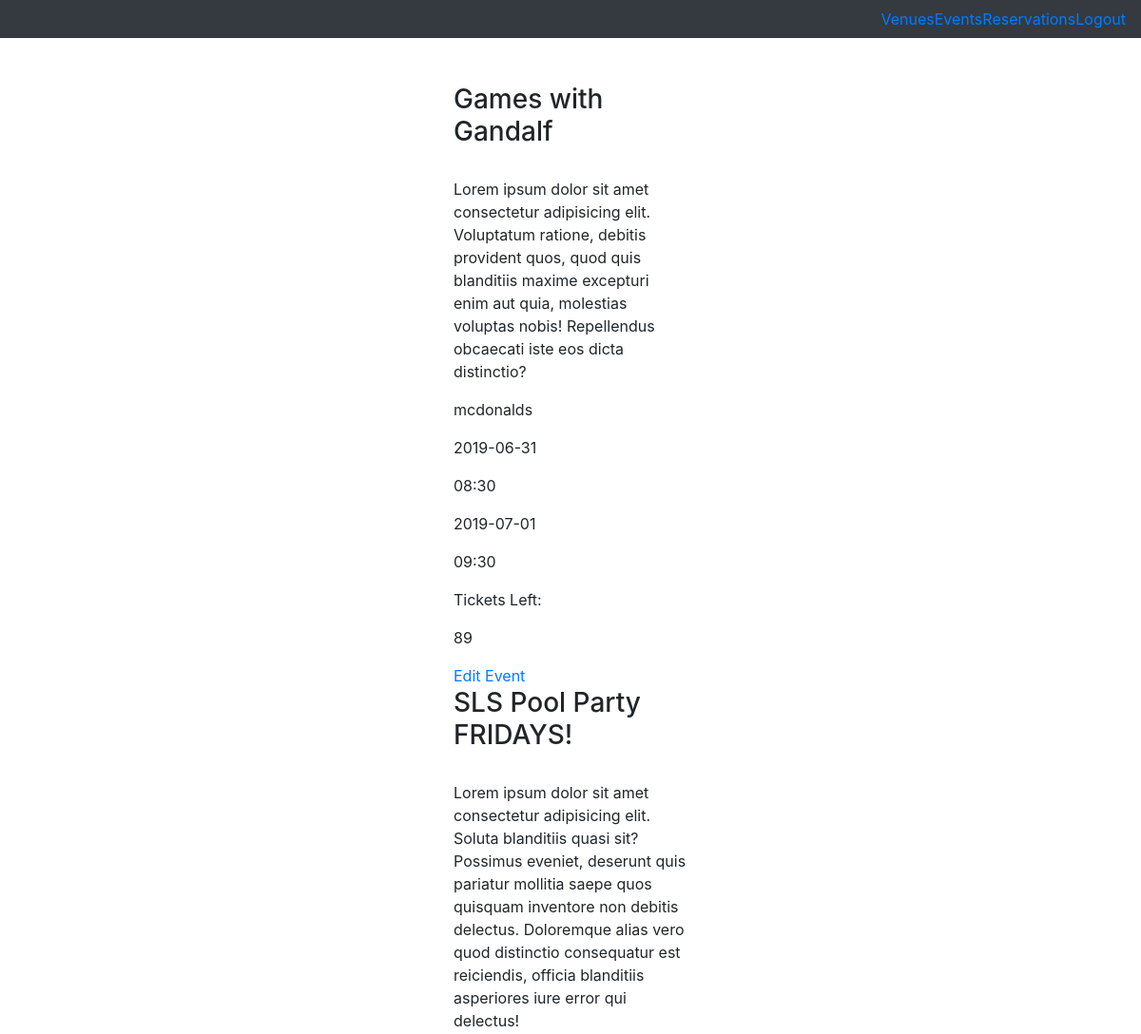
Page /admin (signed in, upper part) on the earlier database version.
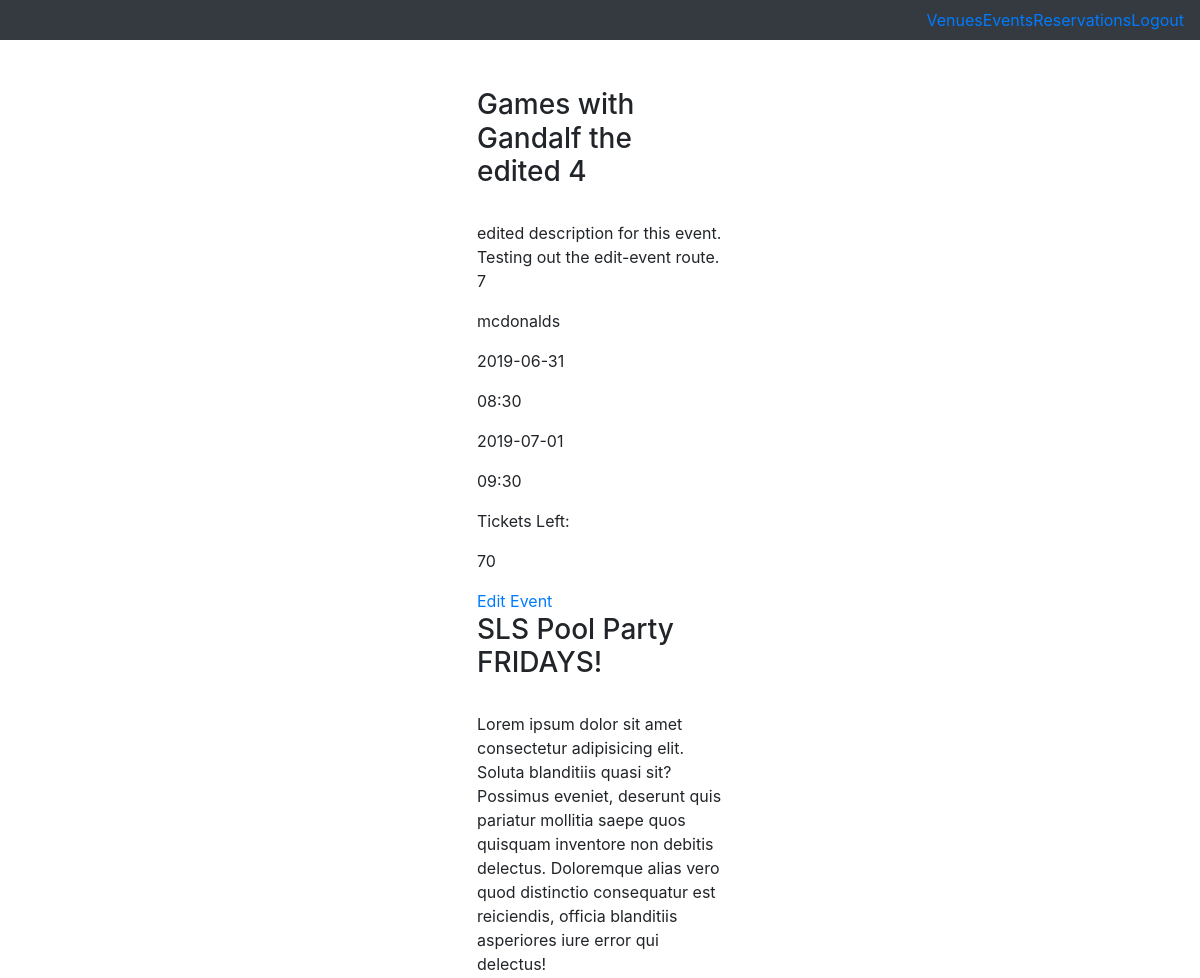
Same page on the later database version.
### tables this page shows
CREATE TABLE 'events' ( eventID INTEGER PRIMARY KEY AUTOINCREMENT NOT NULL,'eventName' VARCHAR NOT NULL,'ticketsLeft' INTEGER NOT NULL,
  type VARCHAR NOT NULL,'startDate' date NOT NULL,'endDate' date NOT NULL,
  description VARCHAR NOT NULL,
  venueID INTEGER NOT NULL,
  adminID INTEGER NOT NULL
, 'endTime'  time NOT NULL  , 'startTime'  time NOT NULL  );

CREATE TABLE 'venues' ( venueID INTEGER PRIMARY KEY AUTOINCREMENT NOT NULL,'venueName' VARCHAR NOT NULL,
  capacity INTEGER NOT NULL,
  address1 VARCHAR NOT NULL,
  address2 VARCHAR NOT NULL,
  city VARCHAR NOT NULL,
  state CHAR(2) NOT NULL,
  zip CHAR(5) NOT NULL,
  adminID INTEGER NOT NULL
);

### application.py (the view)
@app.route("/admin", methods=["GET"])
@login_required
def admin():
    if request.method == "GET":
        if not session["admin"]:
            msg = "You must be an admin to access that page. Please log in."
            return render_template("admin-login.html", msg=msg)
        else:
            events = db.execute(allEventQry)
            venues = db.execute(allVenueQry)
            for event in events:
                for venue in venues:
                    if venue["venueID"] == event["venueID"]:
                        event["venueName"] = venue["venueName"]
            return render_template("admin-index.html", events=events)

### application.py (called while the page is built)
@app.after_request
def after_request(response):
    response.headers["Cache-Control"] = "no-cache, no-store, must-revalidate"
    response.headers["Expires"] = 0
    response.headers["Pragma"] = "no-cache"
    return response

### helpers.py (called while the page is built)
def login_required(f):
    @wraps(f)
    def decorated_function(*args, **kwargs):
        if session.get("user_id") is None:
            return redirect("/login")
        return f(*args, **kwargs)
    return decorated_function

### templates/admin-index.html (shortened to what this page needs)
{% extends "baseadmin.html" %}
{% block body %}
{% for event in events %}
    <div class="container col-lg-3 col-md-6 col-sm-12" centered>
        <h3>{{ event.eventName }}</h3><br>
        <p>{{ event.description }}</p>
        <p>{{ event.venueName }}</p>
        <p>{{ event.startDate }}</p>
        <p>{{ event.startTime }}</p>
        <p>{{ event.endDate }}</p>
        <p>{{ event.endTime }}</p>
        <p>Tickets Left:</p>
        <p>{{ event.ticketsLeft }}</p>
        <a href="{{ '/event/%s'%event.eventID|urlencode }}">Edit Event</a>
    </div>
{% endfor %}
{%endblock %}

Differences in the rows shown:
changed events "mcdonalds": eventName "Games with Gandalf" → "Games with Gandalf the edited 4"; description "Lorem ipsum dolor sit amet consectetur adipisicing elit. Voluptatum ratione, debitis provident quos, quod quis blanditiis maxime excepturi enim aut quia, molestias voluptas nobis! Repellendus obcaecati iste eos dicta distinctio?" → "edited description for this event. Testing out the edit-event route. 7"; ticketsLeft "89" → "70"
